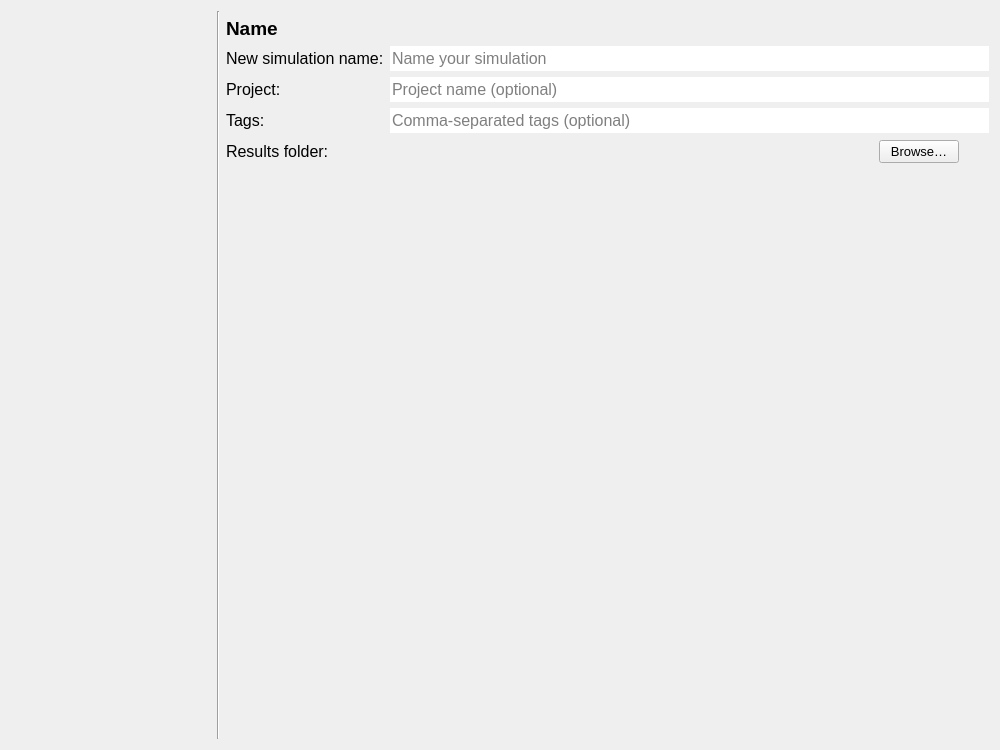
<?xml version="1.0" encoding="UTF-8"?>
<ui version="4.0">
 <class>Form</class>
 <widget class="QWidget" name="Form">
  <property name="windowModality">
   <enum>Qt::NonModal</enum>
  </property>
  <property name="geometry">
   <rect>
    <x>0</x>
    <y>0</y>
    <width>1000</width>
    <height>750</height>
   </rect>
  </property>
  <property name="sizePolicy">
   <sizepolicy hsizetype="Preferred" vsizetype="Preferred">
    <horstretch>0</horstretch>
    <verstretch>0</verstretch>
   </sizepolicy>
  </property>
  <property name="minimumSize">
   <size>
    <width>750</width>
    <height>500</height>
   </size>
  </property>
  <property name="font">
   <font>
    <family>Segoe UI</family>
    <pointsize>10</pointsize>
   </font>
  </property>
  <property name="windowTitle">
   <string>Form</string>
  </property>
  <property name="autoFillBackground">
   <bool>true</bool>
  </property>
  <property name="styleSheet">
   <string notr="true">QComboBox {background-color: rgba(255, 255, 255);}</string>
  </property>
  <layout class="QGridLayout" name="gridLayout">
   <item row="11" column="2" colspan="6">
    <spacer name="horizontalSpacer">
     <property name="orientation">
      <enum>Qt::Horizontal</enum>
     </property>
     <property name="sizeHint" stdset="0">
      <size>
       <width>40</width>
       <height>20</height>
      </size>
     </property>
    </spacer>
   </item>
   <item row="2" column="2" colspan="6">
    <layout class="QGridLayout" name="gridLayout_2">
     <property name="bottomMargin">
      <number>0</number>
     </property>
     <item row="0" column="0">
      <widget class="QLabel" name="label_2">
       <property name="sizePolicy">
        <sizepolicy hsizetype="Preferred" vsizetype="Preferred">
         <horstretch>0</horstretch>
         <verstretch>0</verstretch>
        </sizepolicy>
       </property>
       <property name="minimumSize">
        <size>
         <width>0</width>
         <height>25</height>
        </size>
       </property>
       <property name="maximumSize">
        <size>
         <width>16777215</width>
         <height>16777215</height>
        </size>
       </property>
       <property name="font">
        <font>
         <family>Segoe UI</family>
         <pointsize>12</pointsize>
        </font>
       </property>
       <property name="text">
        <string>New simulation name:</string>
       </property>
      </widget>
     </item>
     <item row="2" column="0">
      <widget class="QLabel" name="label_11">
       <property name="minimumSize">
        <size>
         <width>0</width>
         <height>25</height>
        </size>
       </property>
       <property name="maximumSize">
        <size>
         <width>16777215</width>
         <height>16777215</height>
        </size>
       </property>
       <property name="font">
        <font>
         <family>Segoe UI</family>
         <pointsize>12</pointsize>
        </font>
       </property>
       <property name="text">
        <string>Tags:</string>
       </property>
      </widget>
     </item>
     <item row="1" column="1">
      <widget class="QLineEdit" name="le_project">
       <property name="sizePolicy">
        <sizepolicy hsizetype="Expanding" vsizetype="Preferred">
         <horstretch>0</horstretch>
         <verstretch>0</verstretch>
        </sizepolicy>
       </property>
       <property name="minimumSize">
        <size>
         <width>0</width>
         <height>25</height>
        </size>
       </property>
       <property name="font">
        <font>
         <family>Segoe UI</family>
         <pointsize>12</pointsize>
        </font>
       </property>
       <property name="styleSheet">
        <string notr="true">QLineEdit {background-color: white;}</string>
       </property>
       <property name="frame">
        <bool>false</bool>
       </property>
       <property name="placeholderText">
        <string>Project name (optional)</string>
       </property>
      </widget>
     </item>
     <item row="0" column="1">
      <widget class="QLineEdit" name="le_sim_name">
       <property name="sizePolicy">
        <sizepolicy hsizetype="Expanding" vsizetype="Preferred">
         <horstretch>0</horstretch>
         <verstretch>0</verstretch>
        </sizepolicy>
       </property>
       <property name="minimumSize">
        <size>
         <width>0</width>
         <height>25</height>
        </size>
       </property>
       <property name="maximumSize">
        <size>
         <width>16777215</width>
         <height>16777215</height>
        </size>
       </property>
       <property name="font">
        <font>
         <family>Segoe UI</family>
         <pointsize>12</pointsize>
        </font>
       </property>
       <property name="autoFillBackground">
        <bool>false</bool>
       </property>
       <property name="styleSheet">
        <string notr="true">QLineEdit {background-color: white;}</string>
       </property>
       <property name="maxLength">
        <number>80</number>
       </property>
       <property name="frame">
        <bool>false</bool>
       </property>
       <property name="placeholderText">
        <string>Name your simulation</string>
       </property>
      </widget>
     </item>
     <item row="1" column="0">
      <widget class="QLabel" name="label">
       <property name="minimumSize">
        <size>
         <width>0</width>
         <height>25</height>
        </size>
       </property>
       <property name="font">
        <font>
         <family>Segoe UI</family>
         <pointsize>12</pointsize>
        </font>
       </property>
       <property name="text">
        <string>Project:</string>
       </property>
      </widget>
     </item>
     <item row="2" column="1">
      <widget class="QLineEdit" name="le_tags">
       <property name="sizePolicy">
        <sizepolicy hsizetype="Expanding" vsizetype="Preferred">
         <horstretch>0</horstretch>
         <verstretch>0</verstretch>
        </sizepolicy>
       </property>
       <property name="minimumSize">
        <size>
         <width>0</width>
         <height>25</height>
        </size>
       </property>
       <property name="maximumSize">
        <size>
         <width>16777215</width>
         <height>16777215</height>
        </size>
       </property>
       <property name="font">
        <font>
         <family>Segoe UI</family>
         <pointsize>12</pointsize>
        </font>
       </property>
       <property name="styleSheet">
        <string notr="true">QLineEdit {background-color: white;}</string>
       </property>
       <property name="frame">
        <bool>false</bool>
       </property>
       <property name="placeholderText">
        <string>Comma-separated tags (optional)</string>
       </property>
      </widget>
     </item>
     <item row="3" column="0">
      <widget class="QLabel" name="label_results_folder_title">
       <property name="minimumSize">
        <size>
         <width>0</width>
         <height>25</height>
        </size>
       </property>
       <property name="font">
        <font>
         <family>Segoe UI</family>
         <pointsize>12</pointsize>
        </font>
       </property>
       <property name="text">
        <string>Results folder:</string>
       </property>
      </widget>
     </item>
     <item row="3" column="1">
      <layout class="QHBoxLayout" name="layout_results_folder">
       <item>
        <widget class="QLabel" name="label_results_folder">
       <property name="sizePolicy">
        <sizepolicy hsizetype="Ignored" vsizetype="Preferred">
         <horstretch>0</horstretch>
         <verstretch>0</verstretch>
        </sizepolicy>
       </property>
       <property name="minimumSize">
        <size>
         <width>0</width>
         <height>25</height>
        </size>
       </property>
       <property name="font">
        <font>
         <family>Segoe UI</family>
         <pointsize>12</pointsize>
        </font>
       </property>
       <property name="wordWrap">
        <bool>true</bool>
       </property>
      </widget>
       </item>
       <item>
        <widget class="QPushButton" name="btn_browse_results">
         <property name="sizePolicy">
          <sizepolicy hsizetype="Maximum" vsizetype="Fixed">
           <horstretch>0</horstretch>
           <verstretch>0</verstretch>
          </sizepolicy>
         </property>
         <property name="text">
          <string>Browse…</string>
         </property>
        </widget>
       </item>
       <item>
        <widget class="QToolButton" name="btn_reset_results">
         <property name="sizePolicy">
          <sizepolicy hsizetype="Maximum" vsizetype="Fixed">
           <horstretch>0</horstretch>
           <verstretch>0</verstretch>
          </sizepolicy>
         </property>
         <property name="toolTip">
          <string>Reset to the schematisation folder</string>
         </property>
         <property name="autoRaise">
          <bool>true</bool>
         </property>
        </widget>
       </item>
      </layout>
     </item>
    </layout>
   </item>
   <item row="5" column="4">
    <widget class="QLabel" name="label_6">
     <property name="sizePolicy">
      <sizepolicy hsizetype="Minimum" vsizetype="Preferred">
       <horstretch>0</horstretch>
       <verstretch>0</verstretch>
      </sizepolicy>
     </property>
     <property name="font">
      <font>
       <family>Segoe UI</family>
       <pointsize>10</pointsize>
      </font>
     </property>
     <property name="text">
      <string/>
     </property>
    </widget>
   </item>
   <item row="1" column="2">
    <widget class="QLabel" name="label_8">
     <property name="font">
      <font>
       <family>Segoe UI</family>
       <pointsize>14</pointsize>
       <weight>75</weight>
       <bold>true</bold>
       <underline>false</underline>
      </font>
     </property>
     <property name="text">
      <string>Name</string>
     </property>
    </widget>
   </item>
   <item row="5" column="3">
    <widget class="QLabel" name="label_5">
     <property name="sizePolicy">
      <sizepolicy hsizetype="Minimum" vsizetype="Preferred">
       <horstretch>0</horstretch>
       <verstretch>0</verstretch>
      </sizepolicy>
     </property>
     <property name="font">
      <font>
       <family>Segoe UI</family>
       <pointsize>10</pointsize>
      </font>
     </property>
     <property name="text">
      <string/>
     </property>
    </widget>
   </item>
   <item row="0" column="1" rowspan="12">
    <widget class="Line" name="line_2">
     <property name="sizePolicy">
      <sizepolicy hsizetype="Fixed" vsizetype="Expanding">
       <horstretch>0</horstretch>
       <verstretch>0</verstretch>
      </sizepolicy>
     </property>
     <property name="orientation">
      <enum>Qt::Vertical</enum>
     </property>
    </widget>
   </item>
   <item row="0" column="0" rowspan="12">
    <widget class="QWidget" name="wizard_steps_widget" native="true">
     <property name="sizePolicy">
      <sizepolicy hsizetype="Preferred" vsizetype="Expanding">
       <horstretch>0</horstretch>
       <verstretch>0</verstretch>
      </sizepolicy>
     </property>
     <property name="minimumSize">
      <size>
       <width>200</width>
       <height>0</height>
      </size>
     </property>
     <property name="maximumSize">
      <size>
       <width>200</width>
       <height>16777215</height>
      </size>
     </property>
     <layout class="QVBoxLayout" name="verticalLayout"/>
    </widget>
   </item>
   <item row="6" column="4">
    <spacer name="verticalSpacer_2">
     <property name="orientation">
      <enum>Qt::Vertical</enum>
     </property>
     <property name="sizeType">
      <enum>QSizePolicy::Expanding</enum>
     </property>
     <property name="sizeHint" stdset="0">
      <size>
       <width>20</width>
       <height>50</height>
      </size>
     </property>
    </spacer>
   </item>
  </layout>
 </widget>
 <tabstops>
  <tabstop>le_sim_name</tabstop>
  <tabstop>le_project</tabstop>
  <tabstop>le_tags</tabstop>
 </tabstops>
 <resources/>
 <connections/>
</ui>
